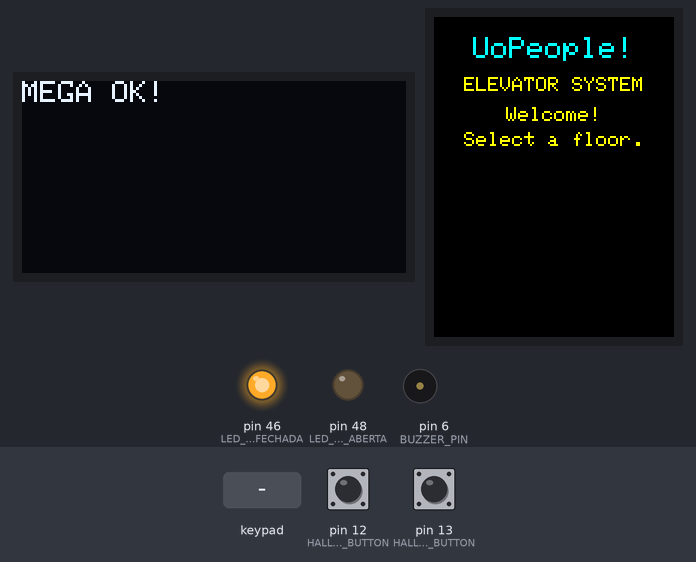
This sketch was run on a simulated Arduino Mega 2560, built with avr-gcc and run on an emulated ATmega2560. Parts: 128×64 one-colour display, 240×320 colour display, output pins drawn as LEDs (lit = HIGH), buzzer (waves = sounding). Inputs (shaded band) come from the test bench; at power-on: pin 12 (HALL_UP_BUTTON) HIGH, pin 13 (HALL_DOWN_BUTTON) HIGH.

Above: at 1.4 s.
1.5 s: key '1' pressed
At 1.7 s:
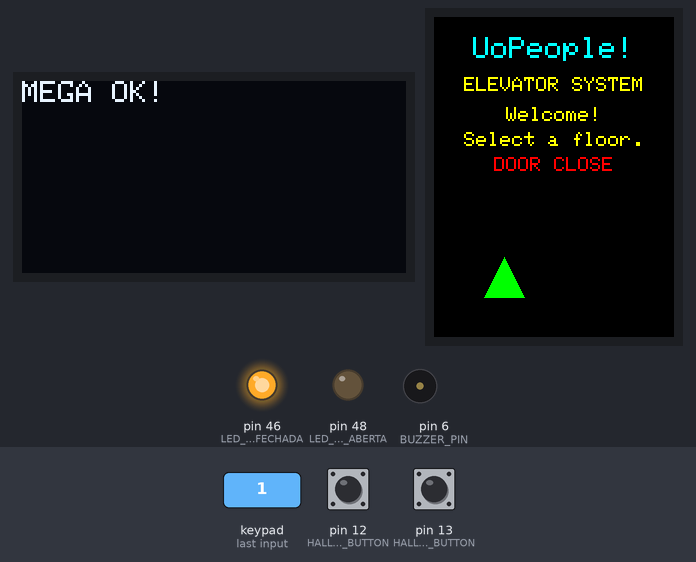
4.0 s: keypad keys 3 3 3 5 3 7 3 9 pressed 0.4 s apart
At 8.17 s:
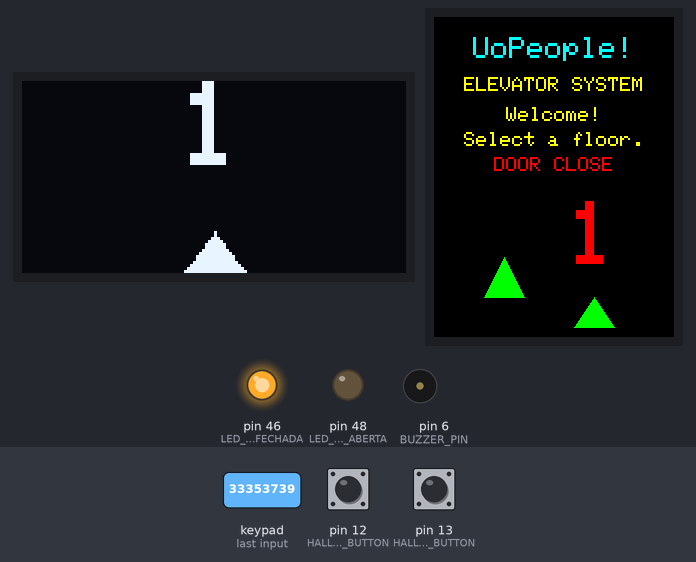
8.7 s: keypad keys 3 3 3 5 3 7 3 9 # pressed 0.4 s apart
At 12.31 s:
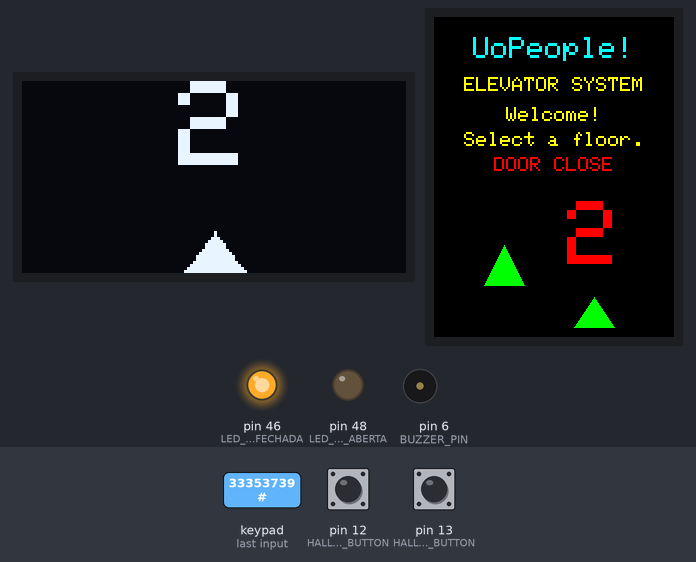
13.9 s: key '2' pressed
Timing chart, 0 to 16.9 s (numbered marks = the images above; inputs shaded):
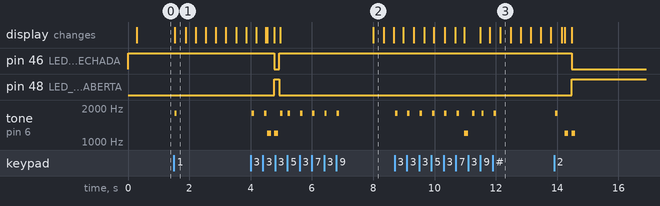

Measured:
- after the input at 1.5 s, tone on pin 6 (BUZZER_PIN): silent → 1800 Hz at once, → silent 0.08 s later; the display: changes at once (image 1)

The sketch:

elevator-mega.ino
```cpp
// ======================================================
// ELEVATOR CONTROL SYSTEM - MKawan -V0.1.0
// Uses ILI9341 TFT, SSD1306 OLED, Keypad, Buzzer and LEDs
// ======================================================

#include <Wire.h>
#include <Keypad.h>
#include <Adafruit_GFX.h>
#include <Adafruit_SSD1306.h>
#include <Adafruit_ILI9341.h>

// ------------------------------------------------------
// BUZZER
// ------------------------------------------------------
#define BUZZER_PIN 6
// Short beep when a key/button is pressed
void beepButton() { tone(BUZZER_PIN, 1800, 80); }
// Longer beep when arriving at a floor
void beepFloor() { tone(BUZZER_PIN, 1200, 120); delay(150); }

// ------------------------------------------------------
// EXTERNAL HALL CALL BUTTONS (Up and Down from outside)
// ------------------------------------------------------
#define HALL_UP_BUTTON 12
#define HALL_DOWN_BUTTON 13

// ------------------------------------------------------
// ILI9341 TFT DISPLAY (Main large color screen)
// ------------------------------------------------------
#define TFT_CS 8
#define TFT_RST 9
#define TFT_DC 10
Adafruit_ILI9341 tft = Adafruit_ILI9341(TFT_CS, TFT_DC, TFT_RST);

// ------------------------------------------------------
// SSD1306 OLED DISPLAY (Small monochrome floor indicator)
// ------------------------------------------------------
#define SCREEN_WIDTH 128
#define SCREEN_HEIGHT 64
Adafruit_SSD1306 display(SCREEN_WIDTH, SCREEN_HEIGHT, &Wire, -1);

// ------------------------------------------------------
// 4x4 MATRIX KEYPAD (Inside the elevator)
// ------------------------------------------------------
const byte ROWS = 4;
const byte COLS = 4;
// Key layout: numbers + special keys
// C = Rooftop (10), T = Ground floor (0), S = Basement (-1)
char hexaKeys[ROWS][COLS] = {
  { '1', '2', '3', 'C' },
  { '4', '5', '6', 'T' },
  { '7', '8', '9', 'S' },
  { '*', '0', '#', 'P' }
};
byte rowPins[ROWS] = { 33, 35, 37, 39 };    // Row pins
byte colPins[COLS] = { 41, 43, 45, 47 };    // Column pins
Keypad customKeypad = Keypad(makeKeymap(hexaKeys), rowPins, colPins, ROWS, COLS);

// ------------------------------------------------------
// UI LAYOUT CONSTANTS (for TFT screen positioning)
// ------------------------------------------------------
const int PADDING = 20;
const int ARROW_AREA_WIDTH = 20;
const int TOP_AREA_HEIGHT = 160;   // Height of header area
const int UI_OFFSET_X = 0;
const int ACTION_OFFSET_Y = 10;
const int OFFSET_X = 40;           // Horizontal offset for animations

// ------------------------------------------------------
// ELEVATOR STATE VARIABLES
// ------------------------------------------------------
int currentFloor = 0;              // Current floor the elevator is on
int FLOOR_TIME = 3000;             // Time (ms) to simulate moving one floor
bool movingUp = false;             // Direction flags
bool movingDown = false;

// DOOR STATUS LEDs
#define LED_PORTA_ABERTA 48   // Green LED - Door Open
#define LED_PORTA_FECHADA 46  // Red LED   - Door Closed

#define MAX_FLOORS 20              // Max number of floors that can be queued
int floorList[MAX_FLOORS];         // Simple array acting as a queue
int floorCount = 0;                // Number of pending floors

// ------------------------------------------------------
// FLOOR QUEUE MANAGEMENT (replaces old enqueue/dequeue)
// ------------------------------------------------------
void addFloor(int f) {
  // Ignore duplicate requests
  for (int i = 0; i < floorCount; i++) {
    if (floorList[i] == f) return;
  }
  // Add floor to the end of the list if space available
  if (floorCount < MAX_FLOORS) {
    floorList[floorCount++] = f;
  }
}

// Remove the floor that has just been served (first in list)
void removeCurrentTarget() {
  if (floorCount == 0) return;
  // Shift all elements left by one
  for (int i = 1; i < floorCount; i++) {
    floorList[i - 1] = floorList[i];
  }
  floorCount--;
}

// ------------------------------------------------------
// TFT USER INTERFACE FUNCTIONS
// ------------------------------------------------------
void drawTopText() {
  tft.setTextSize(3);
  tft.setTextColor(ILI9341_CYAN);
  int16_t x1, y1; uint16_t w, h;
  tft.getTextBounds("UoPeople!", 0, 0, &x1, &y1, &w, &h);
  tft.setCursor((tft.width() - w) / 2 + UI_OFFSET_X, PADDING);
  tft.println("UoPeople!");

  tft.setTextSize(2);
  tft.setTextColor(ILI9341_YELLOW);
  tft.getTextBounds("ELEVATOR SYSTEM", 0, 0, &x1, &y1, &w, &h);
  tft.setCursor((tft.width() - w) / 2 + UI_OFFSET_X, PADDING + 40);
  tft.println("ELEVATOR SYSTEM");

  tft.getTextBounds("Welcome!", 0, 0, &x1, &y1, &w, &h);
  tft.setCursor((tft.width() - w) / 2 + UI_OFFSET_X, PADDING + 70);
  tft.println("Welcome!");

  tft.getTextBounds("Select a floor.", 0, 0, &x1, &y1, &w, &h);
  tft.setCursor((tft.width() - w) / 2 + UI_OFFSET_X, PADDING + 95);
  tft.println("Select a floor.");
}

void clearActionArea() {
  tft.fillRect(0, TOP_AREA_HEIGHT, tft.width(), tft.height() - TOP_AREA_HEIGHT, ILI9341_BLACK);
}

void clearArrows(int x, int y, int size = 40, int extra = 5) {
  tft.fillRect(x - size/2 - extra, y - size - extra, size + 2*extra, 2*size + 2*extra, ILI9341_BLACK);
}

// Check for pressed keys on the internal keypad
void checkKeypad(){
    if (customKeypad.getKeys()) {
    closeDoor();  // Close door as soon as someone presses a key
    for (int i = 0; i < LIST_MAX; i++) {
      if (customKeypad.key[i].stateChanged && customKeypad.key[i].kstate == PRESSED) {
        char key = customKeypad.key[i].kchar;
        beepButton();
        if (isDigit(key)) addFloor(key - '0');           // Regular floor 0-9
        else if (key == 'T') addFloor(0);                // T = Ground floor
        else if (key == 'C') addFloor(10);               // C = Rooftop
        else if (key == 'S') addFloor(-1);               // S = Basement
      }
    }
  }
}

// Display current door status on TFT
void showDoorStatus(const char* status) {
  static bool toggleColor = false;
  static unsigned long lastChange = 0;
  uint16_t cor;
  if (strcmp(status, "DOOR OPEN") == 0) {
    cor = ILI9341_GREEN;
  } else if (strcmp(status, "DOOR CLOSE") == 0) {
    cor = ILI9341_RED;
  }
  tft.setTextSize(2);
  tft.setTextColor(cor, ILI9341_BLACK);
  int16_t x1, y1;
  uint16_t w, h;
  tft.getTextBounds(status, 0, 0, &x1, &y1, &w, &h);
  int posY = 140;
  int posX = (tft.width() - w) / 2;
  tft.fillRect(0, posY, tft.width(), h + 6, ILI9341_BLACK);
  tft.setCursor(posX, posY);
  tft.print(status);
}

void openDoor() {
  digitalWrite(LED_PORTA_ABERTA, HIGH);
  digitalWrite(LED_PORTA_FECHADA, LOW);
  showDoorStatus("DOOR OPEN");
}

void closeDoor() {
  digitalWrite(LED_PORTA_ABERTA, LOW);
  digitalWrite(LED_PORTA_FECHADA, HIGH);
  showDoorStatus("DOOR CLOSE");
}

// Keep door open for a set time while still accepting new inputs
void pauseInFloor(unsigned long times) {
  unsigned long inicio = millis();
  openDoor();
  while (millis() - inicio < times) {
    checkKeypad(); // Still allow new floor requests during pause
  }
  closeDoor();
}

// ------------------------------------------------------
// ANIMATIONS (Up and Down moving arrows)
// ------------------------------------------------------
void animationUp(int x, int y, int size=40) {
  x += OFFSET_X;
  clearArrows(x, y, size, 5);
  unsigned long start = millis();
  while (millis() - start < FLOOR_TIME) {
    checkKeypad();
    float t = float(millis() - start) / FLOOR_TIME;
    int offset = -int(t * size);
    tft.fillTriangle(x, y + offset,
                     x - size/2, y + size + offset,
                     x + size/2, y + size + offset, ILI9341_GREEN);
    delay(30);
    tft.fillTriangle(x, y + offset,
                     x - size/2, y + size + offset,
                     x + size/2, y + size + offset, ILI9341_BLACK);
  }
  tft.fillTriangle(x, y - size/2,
                   x - size/2, y + size/2,
                   x + size/2, y + size/2, ILI9341_GREEN);
}

void animationDown(int x, int y, int size=40) {
  x += OFFSET_X;
  clearArrows(x, y, size, 5);
  unsigned long start = millis();
  while (millis() - start < FLOOR_TIME) {
    checkKeypad();
    float t = float(millis() - start) / FLOOR_TIME;
    int offset = int(t * size);
    tft.fillTriangle(x, y + offset,
                     x - size/2, y - size + offset,
                     x + size/2, y - size + offset, ILI9341_BLUE);
    delay(30);
    tft.fillTriangle(x, y + offset,
                     x - size/2, y - size + offset,
                     x + size/2, y - size + offset, ILI9341_BLACK);
  }
  tft.fillTriangle(x, y + size/2,
                   x - size/2, y - size/2,
                   x + size/2, y - size/2, ILI9341_BLUE);
}

// Update small OLED display (floor number + direction arrows)
void showOLED(int floor, bool up, bool down) {
  display.clearDisplay();
  display.setTextSize(4);
  display.setTextColor(WHITE);
  display.setCursor((128 - 24)/2, 0);
  display.print(floor);
  if (up) display.fillTriangle(64, 50, 54, 63, 74, 63, WHITE);
  if (down) display.fillTriangle(64, 63, 54, 50, 74, 50, WHITE);
  display.display();
}

// Update large TFT display (big floor number + direction arrow)
void showTFT(int floor, bool up, bool down) {
  if (up || down) clearActionArea();
  int centerX = tft.width() / 2;
  int centerY = TOP_AREA_HEIGHT + 60;
  tft.setTextSize(9);
  tft.setTextColor(ILI9341_RED);
  int16_t x1, y1; uint16_t w, h;
  char text[4]; sprintf(text, "%d", floor);
  tft.getTextBounds(text, 0, 0, &x1, &y1, &w, &h);
  tft.setCursor((centerX - w/2) + OFFSET_X, centerY - h/2);
  tft.print(text);
  if (up) {
    tft.fillTriangle(centerX + OFFSET_X, centerY + 60,
                    centerX - 20 + OFFSET_X, centerY + 90,
                    centerX + 20 + OFFSET_X, centerY + 90, ILI9341_GREEN);
  }
  else if (down) {
    tft.fillTriangle(centerX + OFFSET_X, centerY + 90,
                    centerX - 20 + OFFSET_X, centerY + 60,
                    centerX + 20 + OFFSET_X, centerY + 60, ILI9341_BLUE);
  }
}

// ------------------------------------------------------
// MAIN ELEVATOR MOVEMENT LOGIC (using simple array)
// ------------------------------------------------------
void processElevator() {
  if (floorCount == 0) { // No pending floors → idle
    movingUp = movingDown = false;
    return;
  }
  int target = floorList[0]; // Next destination
  int arrowX = PADDING + ARROW_AREA_WIDTH/2 - UI_OFFSET_X;
  int centerY = TOP_AREA_HEIGHT + (tft.height() - TOP_AREA_HEIGHT) / 2;

  if (target > currentFloor) {
    movingUp = true;
    movingDown = false;
    animationUp(arrowX, centerY);
    currentFloor++;
    beepFloor();
  }
  else if (target < currentFloor) {
    movingDown = true;
    movingUp = false;
    animationDown(arrowX, centerY);
    currentFloor--;
    beepFloor();
  }

  // Update both displays
  showOLED(currentFloor, movingUp, movingDown);
  showTFT(currentFloor, movingUp, movingDown);

  // Arrived at requested floor?
  if (currentFloor == target){
    openDoor();
    beepFloor();
    pauseInFloor(3000);        // Wait 3 seconds with door open
    removeCurrentTarget();     // Remove served floor from list
    movingUp = movingDown = false;
    closeDoor();
  }
}

// ------------------------------------------------------
// SETUP - Runs once at startup
// ------------------------------------------------------
void setup() {
  Wire.begin();
  // Buzzer
  pinMode(BUZZER_PIN, OUTPUT);
  // External hall buttons
  pinMode(HALL_UP_BUTTON, INPUT_PULLUP);
  pinMode(HALL_DOWN_BUTTON, INPUT_PULLUP);
  // Door status LEDs (start closed)
  pinMode(LED_PORTA_ABERTA, OUTPUT);
  pinMode(LED_PORTA_FECHADA, OUTPUT);
  digitalWrite(LED_PORTA_ABERTA, LOW);
  digitalWrite(LED_PORTA_FECHADA, HIGH);

  // Initialize OLED
  if (!display.begin(SSD1306_SWITCHCAPVCC, 0x3C)) { for(;;); }
  display.clearDisplay();
  display.setTextSize(0);
  display.setTextColor(WHITE);
  display.setCursor(0,0); display.println("MEGA OK!");
  display.display();

  // Initialize TFT
  tft.begin();
  tft.setRotation(0);
  tft.fillScreen(ILI9341_BLACK);
  drawTopText();
}

// ------------------------------------------------------
// MAIN LOOP - Runs continuously
// ------------------------------------------------------
bool lastUpState = HIGH;
bool lastDownState = HIGH;

void loop() {
  // Read external hall buttons (both call ground floor)
  bool upState = digitalRead(HALL_UP_BUTTON);
  bool downState = digitalRead(HALL_DOWN_BUTTON);

  checkKeypad();  // Check internal keypad

  // Detect button press (falling edge)
  if (lastUpState == HIGH && upState == LOW) {
    addFloor(0);
    beepButton();
  }
  if (lastDownState == HIGH && downState == LOW) {
    addFloor(0);
    beepButton();
  }

  lastUpState = upState;
  lastDownState = downState;

  processElevator();  // Handle movement and floor requests
}
```
